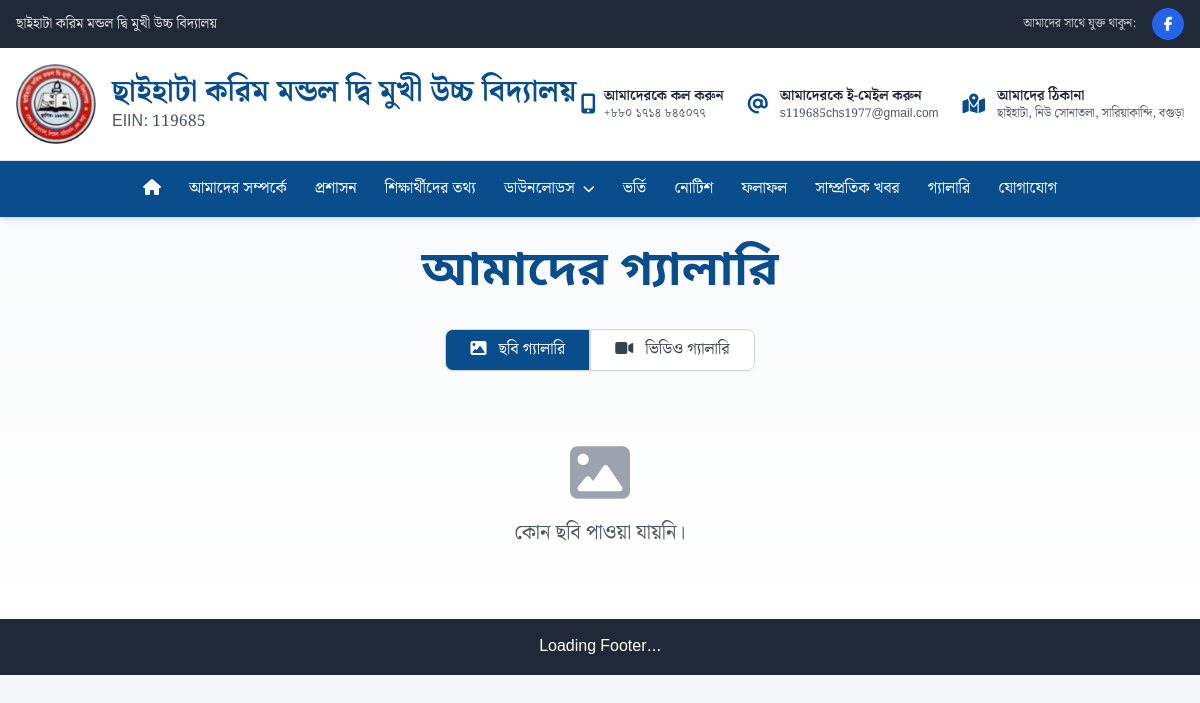
Page /gallery/ on the committed database.
### web/models.py (models this page shows, shortened)
class TimeStampModel(models.Model):
    created_at = models.DateTimeField(auto_now_add=True)
    updated_at = models.DateTimeField(auto_now=True)
    class Meta:
        abstract = True

class SchoolInfo(TimeStampModel):
    name = models.CharField(max_length=255, verbose_name="School Name")
    address = models.TextField()
    email = models.EmailField()
    phone = models.CharField(max_length=20)
    logo = models.ImageField(upload_to='school/', help_text="Upload the main logo for the navbar.")
    favicon = models.ImageField(upload_to='school/', blank=True, null=True, help_text="Upload a .ico or .png file for the browser tab icon.")
    established_year = models.CharField(max_length=4)
    description = models.TextField(null=True, blank=True, verbose_name="School Description")
    history = models.TextField(null=True, blank=True, verbose_name="School History")
    vision = models.TextField(null=True, blank=True, verbose_name="School Vision")
    mission = models.TextField(null=True, blank=True, verbose_name="School Mission")
    reg_no = models.CharField(max_length=100, blank=True, null=True, verbose_name="Registration Number")
    facebook_url = models.URLField(max_length=255, blank=True, null=True, verbose_name="Facebook URL")
    instagram_url = models.URLField(max_length=255, blank=True, null=True, verbose_name="Instagram URL")
    youtube_url = models.URLField(max_length=255, blank=True, null=True, verbose_name="YouTube URL")
    linkedin_url = models.URLField(max_length=255, blank=True, null=True, verbose_name="LinkedIn URL")
    class Meta:
        verbose_name_plural = 'স্কুলের তথ্য'

### web/views.py (the view)
# urls.py: path('gallery/', gallery_list, name='gallery_list'),
def gallery_list(request):
    context = {
        'image_categories': Gallery.CATEGORIES,
    }
    return render(request, 'website/gallery.html', context)

### web/context_processors.py (called while the page is built)
def school_info_processor(request):
    school_info = SchoolInfo.objects.first()
    latest_notices = Notice.objects.filter(is_active=True).order_by('-created_at')[:3]
    return {
        'school_info': school_info,
        'latest_notices': latest_notices
    }

### template/website/gallery.html (shortened to what this page needs)
{% extends 'website/base.html' %}
{% load static %}
{% block content %}
<div class="bg-gradient-to-b from-gray-50 to-white py-8">
    <div class="container max-w-[90rem] mx-auto px-4">
        <h1 class="sans text-4xl md:text-5xl font-semibold text-center text-[var(--color-primary)] mb-8">
            আমাদের গ্যালারি
        </h1>
        <div x-data="{
            activeTab: 'images',
            images: [],
            videos: [],
            isLightboxOpen: false,
            lightboxImageUrl: '',
            openLightbox(url) {
                this.lightboxImageUrl = url;
                this.isLightboxOpen = true;
            },
            async filterGallery() {
                if (this.activeTab === 'images') {
                    const response = await fetch('{% url "filter_gallery_images" %}?');
                    const data = await response.json();
                    this.images = data.images;
                } else if (this.activeTab === 'videos') {
                    const response = await fetch('{% url "filter_gallery_videos" %}?');
                    const data = await response.json();
                    this.videos = data.videos;
                }
            },
            init() {
                this.filterGallery();
            }
        }" x-init="init()">
            <div class="flex justify-center mb-8">
                <div class="inline-flex rounded-md shadow-sm">
                    <button @click="activeTab = 'images'; filterGallery();"
                            :class="activeTab === 'images' ? 'bg-[var(--color-primary)] text-white' : 'bg-white text-gray-700 hover:bg-gray-100'"
                            class="px-6 py-2 rounded-l-lg border border-gray-300 font-medium">
                        <i class="fas fa-image mr-2"></i> ছবি গ্যালারি
                    </button>
                    <button @click="activeTab = 'videos'; filterGallery();"
                            :class="activeTab === 'videos' ? 'bg-[var(--color-primary)] text-white' : 'bg-white text-gray-700 hover:bg-gray-100'"
                            class="px-6 py-2 rounded-r-lg border border-gray-300 font-medium">
                        <i class="fas fa-video mr-2"></i> ভিডিও গ্যালারি
                    </button>
                </div>
            </div>
            <div x-show="activeTab === 'images'" x-transition class="grid grid-cols-2 sm:grid-cols-3 md:grid-cols-4 lg:grid-cols-5 xl:grid-cols-6 gap-6">
                <template x-if="images.length === 0">
                    <div class="col-span-full text-center py-10">
                        <i class="fas fa-image text-6xl text-gray-400 mb-4"></i>
                        <p class="text-xl text-gray-600">কোন ছবি পাওয়া যায়নি।</p>
                    </div>
                </template>
            </div>
        </div>
    </div>
</div>
{% endblock %}

### template/website/include/navbar.html (shortened to what this page needs)
{% load static %}
<div class="bg-gray-800 text-white text-sm py-2 w-full">
  <div class="container mx-auto max-w-[90rem] px-4 flex justify-between items-center">
    <div class="flex-1">
      {% if latest_notices %}
      <marquee class="text-white text-sm font-medium" behavior="scroll" direction="left" scrollamount="4">
        <i class="fas fa-bell mr-2"></i>
        {% for notice in latest_notices %}
          <span class="inline-flex items-center">
            <span class="bg-red-500 text-white text-xs px-2 py-1 rounded-full mr-2">নোটিশ</span>
            {{ notice.short_description }}
          </span>
          {% if not forloop.last %}
            <span class="mx-4 text-yellow-300">
              <i class="fas fa-star"></i>
              <i class="fas fa-star"></i>
              <i class="fas fa-star"></i>
            </span>
          {% endif %}
        {% endfor %}
      </marquee>
      {% elif latest_notice %}
      <marquee class="text-white text-sm font-medium" behavior="scroll" direction="left" scrollamount="4">
        <i class="fas fa-bell mr-2"></i>সর্বশেষ নোটিশ: {{ latest_notice.short_description }}
      </marquee>
      {% elif school_info %}
      <span class="text-gray-200">{{ school_info.name }}</span>
      {% else %}
      <span class="text-gray-200">আমাদের ওয়েব সাইটে আপনাকে স্বাগতম</span>
      {% endif %}
    </div>
    {% if school_info %}
    <div class="flex items-center space-x-1 pl-5">
      <span class="text-gray-300 text-xs mr-3 hidden sm:inline">আমাদের সাথে যুক্ত থাকুন:</span>
      {% if school_info.facebook_url %}
      <a href="{{ school_info.facebook_url }}" target="_blank" rel="noopener noreferrer"
         class="w-8 h-8 bg-blue-600 hover:bg-blue-700 rounded-full flex items-center justify-center transition-all duration-300 transform hover:scale-110"
         title="Facebook">
        <i class="fab fa-facebook-f text-sm"></i>
      </a>
      {% endif %}
    </div>
    {% endif %}
  </div>
</div>
<div class="bg-white py-4 border-b w-full">
  <div class="container mx-auto max-w-[90rem] px-4 flex items-center justify-between">
    <div class="flex items-center">
      <a href="{% url 'home' %}" class="flex items-center">
        <img src="{{ school_info.logo.url }}" alt="Logo" class="w-20 h-20 mr-4" />
        <div class="flex flex-col">
          <span class="font-bold text-3xl text-[var(--color-primary)]">{{ school_info.name }}</span>
          {% if school_info.reg_no %}
          <span class="text-base text-gray-600 font-medium">{{ school_info.reg_no }}</span>
          {% endif %}
        </div>
      </a>
    </div>
    <div class="hidden md:flex items-center space-x-6">
      {% if school_info %}
      <div class="flex items-center space-x-2">
        <i class="fas fa-mobile-alt text-xl text-[var(--color-primary)]"></i>
        <div>
          <p class="text-sm font-semibold text-gray-800">আমাদেরকে কল করুন</p>
          <p class="text-xs text-gray-600">{{ school_info.phone }}</p>
        </div>
      </div>
      <div class="flex items-center space-x-3">
        <i class="fas fa-at text-xl text-[var(--color-primary)]"></i>
        <div>
          <p class="text-sm font-semibold text-gray-800">আমাদেরকে ই-মেইল করুন</p>
          <p class="text-xs text-gray-600">{{ school_info.email }}</p>
        </div>
      </div>
      <div class="flex items-center space-x-3">
        <i class="fas fa-map-marked-alt text-xl text-[var(--color-primary)]"></i>
        <div>
          <p class="text-sm font-semibold text-gray-800">আমাদের ঠিকানা</p>
          <p class="text-xs text-gray-600">{{ school_info.address }}</p>
        </div>
      </div>
      {% endif %}
    </div>
  </div>
</div>
<nav class="bg-[var(--color-primary)] text-white w-full" x-data="{ sidebarOpen: false }" @open-sidebar.window="sidebarOpen = true" @keydown.window.escape="sidebarOpen = false">
  <div class="container mx-auto max-w-[90rem] px-4 flex items-center justify-center">
    <ul class="hidden md:flex flex-row space-x-1 items-center">
        <li><a href="{% url 'home' %}" class="block py-4 px-3 rounded hover:bg-[var(--color-secondary)] transition-all ease-in-out duration-300" title="Home"><i class="fas fa-home"></i></a></li>
        <li><a href="{% url 'about' %}" class="block py-4 px-3 rounded hover:bg-[var(--color-secondary)] transition-all ease-in-out duration-300">আমাদের সম্পর্কে</a></li>
        <li><a href="{% url 'administration' %}" class="block py-4 px-3 rounded hover:bg-[var(--color-secondary)] transition-all ease-in-out duration-300">প্রশাসন</a></li>
        <li><a href="{% url 'students' %}" class="block py-4 px-3 rounded hover:bg-[var(--color-secondary)] transition-all ease-in-out duration-300">শিক্ষার্থীদের তথ্য</a></li>
        <li class="relative group">
            <a href="#" class="block py-4 px-3 rounded hover:bg-[var(--color-secondary)] transition-all ease-in-out duration-300 flex items-center gap-1">ডাউনলোডস<i class="fas fa-chevron-down text-xs ml-1"></i></a>
        </li>
        <li><a href="{% url 'admission_list' %}" class="block py-4 px-3 rounded hover:bg-[var(--color-secondary)] transition-all ease-in-out duration-300">ভর্তি</a></li>
        <li><a href="{% url 'notice_list' %}" class="block py-4 px-3 rounded hover:bg-[var(--color-secondary)] transition-all ease-in-out duration-300">নোটিশ</a></li>
        <li><a href="{% url 'result_list' %}" class="block py-4 px-3 rounded hover:bg-[var(--color-secondary)] transition-all ease-in-out duration-300">ফলাফল</a></li>
        <li><a href="{% url 'samprotik_khobor' %}" class="block py-4 px-3 rounded hover:bg-[var(--color-secondary)] transition-all ease-in-out duration-300">সাম্প্রতিক খবর</a></li>
        <li><a href="{% url 'gallery_list' %}" class="block py-4 px-3 rounded hover:bg-[var(--color-secondary)] transition-all ease-in-out duration-300">গ্যালারি</a></li>
        <li><a href="{% url 'contact' %}" class="block py-4 px-3 rounded hover:bg-[var(--color-secondary)] transition-all ease-in-out duration-300">যোগাযোগ</a></li>
    </ul>
  </div>
</nav>

### static/style.css (style rules this page uses)
:root { --color-bg: #f5f7fa; --color-primary: #0a4d8c; --color-secondary: #f9b233; --color-accent: #e63946; --color-text: #22223b; }
html, body { font-family: 'Noto Serif Bengali', Arial, serif; background: var(--color-bg); color: var(--color-text); margin: 0; padding: 0; }
.sans { font-family: "Noto Sans Bengali", sans-serif !important; }
.container { width: 90%; margin-left: auto; margin-right: auto; }
@media (min-width: 640px) { .container { width: 80%; } }
@media (min-width: 1024px) { .container { max-width: 1280px; width: 100%; } }

### rows in the picture
SchoolInfo: name "ছাইহাটা করিম মন্ডল দ্বি মুখী উচ্চ বিদ্যালয়", logo (picture), reg_no "EIIN: 119685", phone "+৮৮০ ১৭১৪ ৮৪৫০৭৭", email "s119685chs1977@gmail.com", address "ছাইহাটা, নিউ সোনাতলা, সারিয়াকান্দি, বগুড়া"
